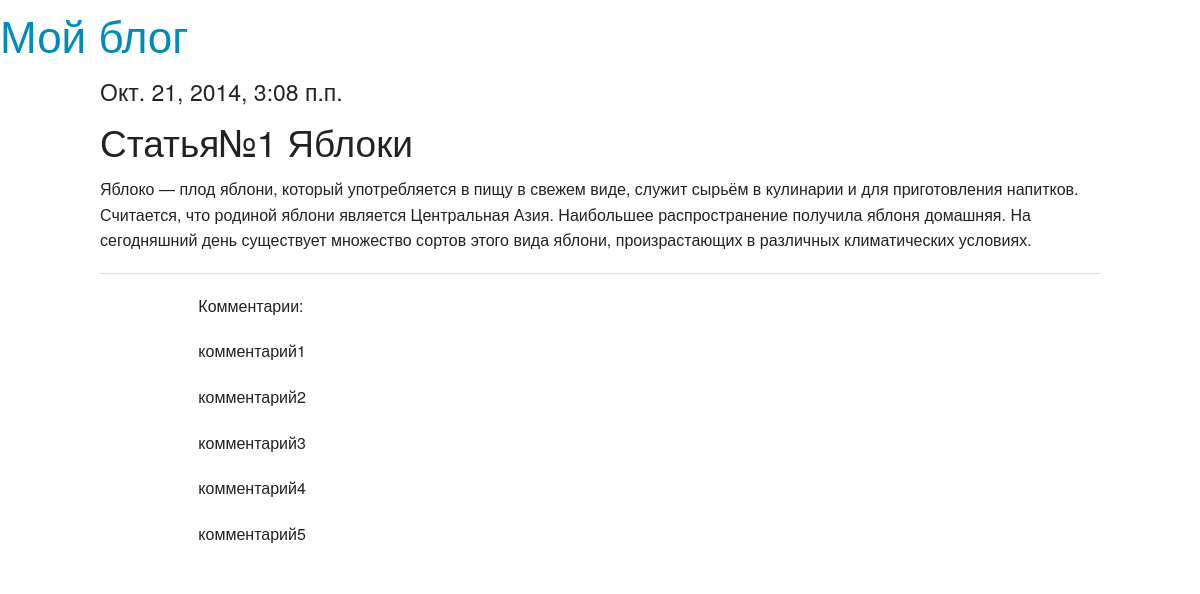
The app's page /basicview/articles/get/1/ with its own data.
### article/models.py (models this page shows)
class Article(models.Model):
	class Meta():
		db_table = "article"
	article_title = models.CharField(max_length = 200)
	article_text = models.TextField()
	article_date = models.DateTimeField()
	article_likes = models.IntegerField(default = 0)

class Comments(models.Model):
	class Meta():
		db_table = "comments"
	comments_text = models.TextField()
	comments_article = models.ForeignKey(Article)

### article/views.py (the view)
# urls.py: url(r'^articles/get/(?P<article_id>\d+)/$', 'article.views.article'),
def article(request, article_id=1):
	return render_to_response('article.html', {'article': Article.objects.get(id=article_id), 'comments': Comments.objects.filter(comments_article_id=article_id)})

### article/templates/article.html
{% extends 'main.html' %}
{% block article %}
<h4>{{ article.article_date }}</h4>
<h2>{{ article.article_title }}</h2>
<p>{{ article.article_text }}</p>
<hr>
<div class="large-offset-1 large-8 columns">
<p>Комментарии:</p>
{% for comment in comments %}
<p>{{ comment.comments_text}}</p>
{% endfor %}
</div>
{% endblock %}

### records on screen
Article: article_date "Окт. 21, 2014, 3:08 п.п.", article_title "Статья№1 Яблоки", article_text "Яблоко — плод яблони, который употребляется в пищу в свежем виде, служит сырьём в кулинарии и для приготовления напитков. Считается, что родиной яблони является Центральная Азия. Наибольшее распространение получила яблоня домашняя. На сегодняшний день существует множество сортов этого вида яблони, произрастающих в различных климатических условиях."
Comments: comments_text "комментарий1"
Comments: comments_text "комментарий2"
Comments: comments_text "комментарий3"
Comments: comments_text "комментарий4"
Comments: comments_text "комментарий5"
